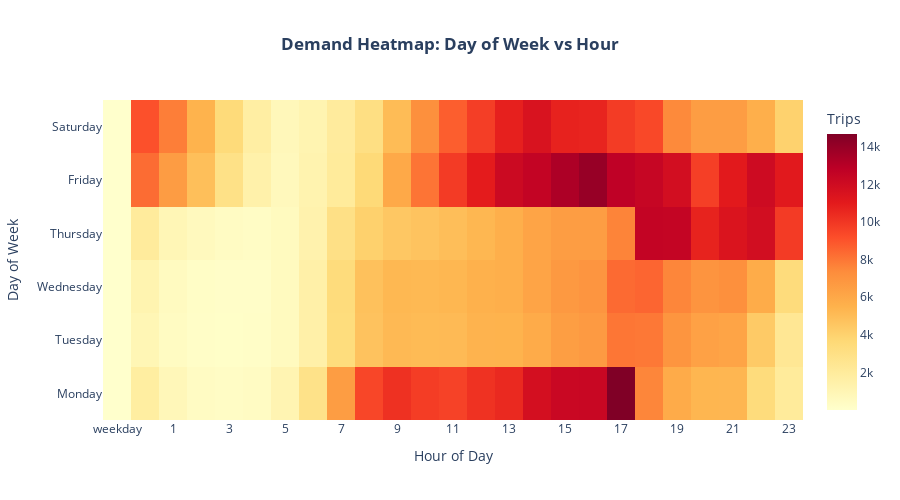

Notebook code for this chart:
### Markdown cell above
## Weekly Demand Patterns

**Finding:** Compare weekday vs weekend demand to adjust fleet size accordingly.

### Code cell
# Demand Heatmap: Hour vs Weekday
heatmap_data = df.group_by(["weekday", "hour"]).len().sort(["weekday", "hour"])
heatmap_matrix = heatmap_data.pivot(values="len", index="weekday", on="hour").to_pandas()

# Map weekday numbers to names
day_names = {1: 'Monday', 2: 'Tuesday', 3: 'Wednesday', 4: 'Thursday', 
             5: 'Friday', 6: 'Saturday', 7: 'Sunday'}
heatmap_matrix.index = heatmap_matrix.index.map(day_names)

fig = go.Figure(data=go.Heatmap(
    z=heatmap_matrix.values,
    x=heatmap_matrix.columns,
    y=heatmap_matrix.index,
    colorscale='YlOrRd',
    hovertemplate='<b>%{y}</b><br>Hour: %{x}:00<br>Trips: %{z:,}<extra></extra>',
    colorbar=dict(title='Trips')
))

fig.update_layout(
    title=dict(text='<b>Demand Heatmap: Day of Week vs Hour</b>', x=0.5, xanchor='center'),
    xaxis_title='Hour of Day',
    yaxis_title='Day of Week',
    height=500,
    xaxis=dict(tickmode='linear', tick0=0, dtick=2)
)
fig.show()

print("\n💡 Insight: Darker cells indicate higher demand periods for fleet positioning")

### Figure 1 — Plotly figure (JSON) as saved in the notebook; plotly's stock layout.template omitted (floating-point values rounded to 4 significant figures; data arrays with more than 128 entries replaced by an {"elided": "..."} marker saying what was removed)
{"data": [{"colorbar": {"title": {"text": "Trips"}}, "colorscale": [[0, "rgb(255,255,204)"], [0.125, "rgb(255,237,160)"], [0.25, "rgb(254,217,118)"], [0.375, "rgb(254,178,76)"], [0.5, "rgb(253,141,60)"], [0.625, "rgb(252,78,42)"], [0.75, "rgb(227,26,28)"], [0.875, "rgb(189,0,38)"], [1, "rgb(128,0,38)"]], "hovertemplate": "<b>%{y}</b><br>Hour: %{x}:00<br>Trips: %{z:,}<extra></extra>", "type": "heatmap", "x": ["weekday", "0", "1", "2", "3", "4", "5", "6", "7", "8", "9", "10", "11", "12", "13", "14", "15", "16", "17", "18", "19", "20", "21", "22", "23"], "y": [null, "Monday", "Tuesday", "Wednesday", "Thursday", "Friday", "Saturday"], "z": {"elided": "7x25 int values"}}], "layout": {"height": 500, "title": {"text": "<b>Demand Heatmap: Day of Week vs Hour</b>", "x": 0.5, "xanchor": "center"}, "xaxis": {"dtick": 2, "tick0": 0, "tickmode": "linear", "title": {"text": "Hour of Day"}}, "yaxis": {"title": {"text": "Day of Week"}}}}
